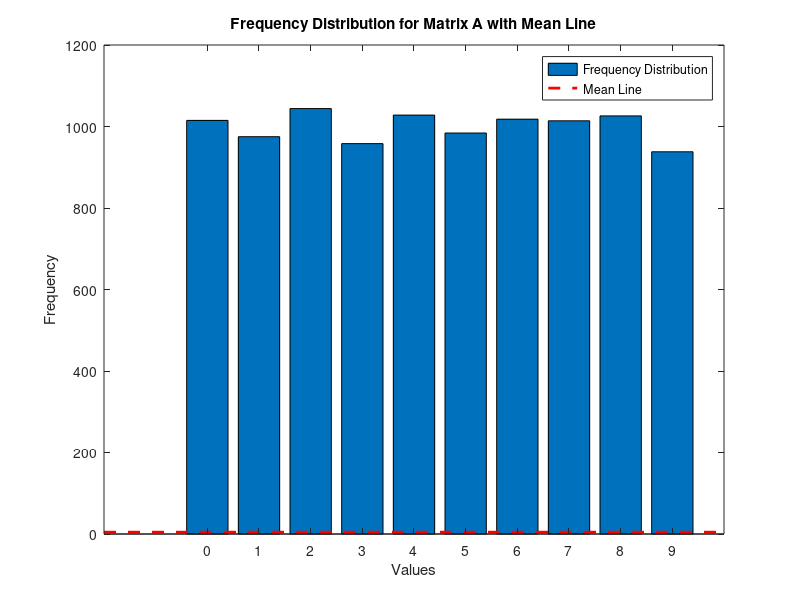
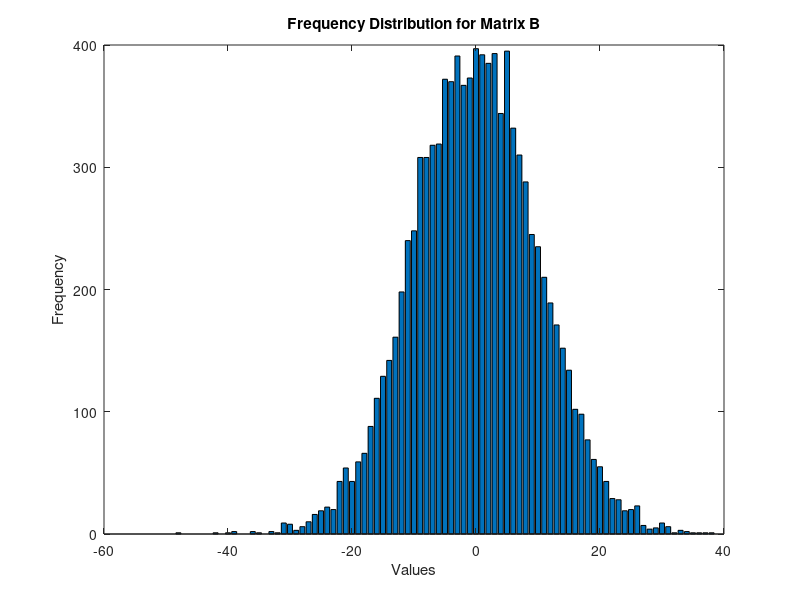
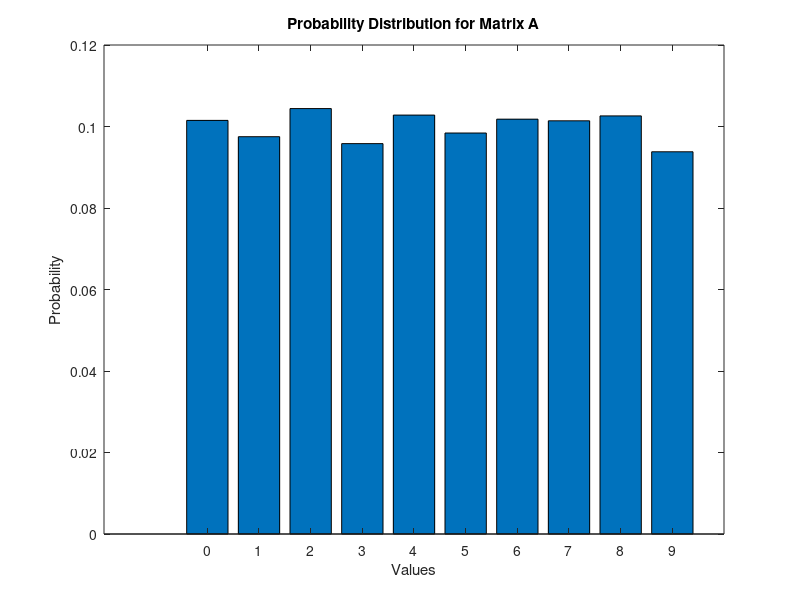
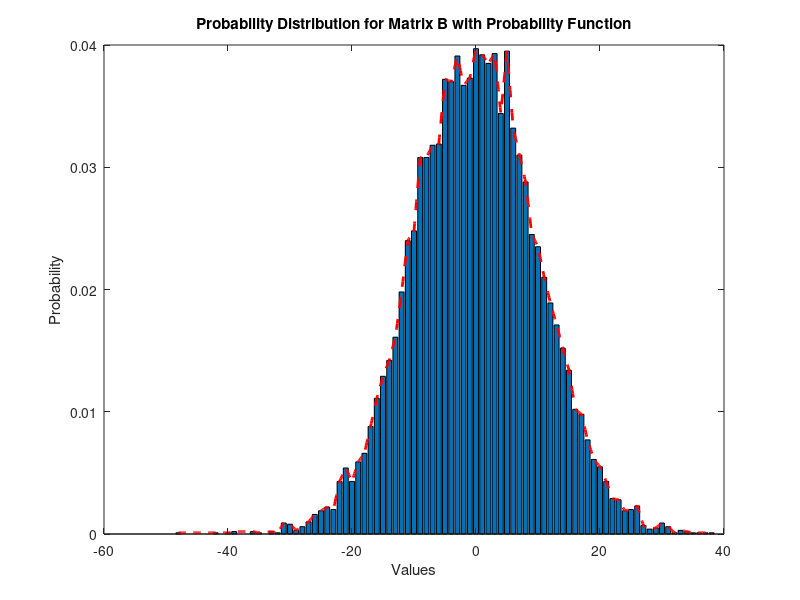

These figures' MATLAB source, in order:
%Exercise 1
N = 100;

%Fix Rand value
rand("seed", 50);
randn("seed", 50);

% fix for A because the decimal value to go to nearest integer. Round for B because the decimal point value is important in Normal Distribution

% Generate a matrix that is uniformly distributed from interval [0,10)
A = fix(rand(N,N) * 10);

% Generate a matrix that is normally distributed with mean of 0 and standard diviation of 10
mu= 0;
std_B = 10;
B = round(mu + std_B * randn(N,N));

% calculate the min and max for A and B

amin = min(A(:));
amax = max(A(:));

bmin= min(B(:));
bmax= max(B(:));


% find frequency of each element in Matrix A
Afrequencies = [];
Bfrequencies = [];

% we get all the unique elements in Matrix A and then we linearize the matrix
unique_A = unique(A(:));
for elementA = unique_A'
  indices = find(A == elementA);
  frequency = length(indices);
  Afrequencies = [Afrequencies, frequency];
end

%disp("Frequency of each element in A:");
%disp(Afrequencies);

figure(1)
bar(unique(A), Afrequencies);
title('Frequency Distribution for Matrix A');
xlabel('Values');
ylabel('Frequency');
hold on;

mean_a = mean(A(:));

% Plot the mean as a horizontal line
line(xlim, [mean_a, mean_a], 'Color', 'red', 'LineStyle', '--', 'LineWidth', 2);

% Labeling and title
title('Frequency Distribution for Matrix A with Mean Line');
xlabel('Values');
ylabel('Frequency');
legend('Frequency Distribution', 'Mean Line');


% find frequency of each element in Matrix B
Bfrequencies = [];

% we get all the unique elements in Matrix B and then we linearize the matrix
unique_B= unique(B(:));
for elementB = unique_B'
  indices = find(B == elementB);
  frequency = length(indices);
  Bfrequencies = [Bfrequencies, frequency];
end

%disp("Frequency of each element B");
%disp(Bfrequencies);

figure(2)
bar(unique(B), Bfrequencies);
title('Frequency Distribution for Matrix B');
xlabel('Values');
ylabel('Frequency');


% Calculate relative frequencies (probabilities)
prob_a = Afrequencies / sum(Afrequencies);
prob_b = Bfrequencies / sum(Bfrequencies);


% Figure 3: Probability distribution for Matrix A
figure(3);
bar(unique(A), prob_a);
title('Probability Distribution for Matrix A');
xlabel('Values');
ylabel('Probability');

% Figure 4: Probability distribution for Matrix B
figure(4);
bar(unique(B), prob_b);
title('Probability Distribution for Matrix B');
xlabel('Values');
ylabel('Probability');
hold on;

abscissa_values = bmin:0.1:bmax;

line(abscissa_values, interp1(unique(B(:)), prob_b, abscissa_values, 'linear', 'extrap'), 'Color', 'red', 'LineStyle', '--', 'LineWidth', 2);

% Title and labels
title('Probability Distribution for Matrix B with Probability Function');
xlabel('Values');
ylabel('Probability');

% Check if probabilities sum up to 1
disp(['Sum of probabilities for matrix B: ', num2str(sum(prob_b))]);

lower_limit = mu - std_B;
upper_limit = mu + std_B;


 disp(['Interval [ -s, s]: [', num2str(lower_limit), ', ', num2str(upper_limit), ']']);


% Plot histogram for matrix B with the interval [ -s, s]
figure;
hist(B(:), 20); % Use 20 bins for the histogram
hold on;

% Plot vertical lines for the interval [ -s, s]
line([lower_limit, lower_limit], ylim, 'Color', 'red', 'LineStyle', '--', 'LineWidth', 2);
line([upper_limit, upper_limit], ylim, 'Color', 'red', 'LineStyle', '--', 'LineWidth', 2);

% Title and labels
title('Histogram for Matrix B with [ -s, s] Interval');
xlabel('Values');
ylabel('Frequency');

% 95.5% of all elements in B lie in the interval [ -2s, 2s]

lower_limit = 2 * (mu - std_B);
upper_limit =2  * (mu + std_B);

 disp(['Interval [ -s, s]: [', num2str(lower_limit), ', ', num2str(upper_limit), ']']);


% Plot histogram for matrix B with the interval [ -s, s]
figure;
hist(B(:), 20); % Use 20 bins for the histogram
hold on;

% Plot vertical lines for the interval [ -s, s]
line([lower_limit, lower_limit], ylim, 'Color', 'red', 'LineStyle', '--', 'LineWidth', 2);
line([upper_limit, upper_limit], ylim, 'Color', 'red', 'LineStyle', '--', 'LineWidth', 2);

% Title and labels
title('Histogram for Matrix B with [ -s, s] Interval');
xlabel('Values');
ylabel('Frequency');


% 99.7% of all elements in B lie in the interval [ -2s, 2s]

lower_limit = 3 * (mu - std_B);
upper_limit =3  * (mu + std_B);

 disp(['Interval [ -s, s]: [', num2str(lower_limit), ', ', num2str(upper_limit), ']']);


% Plot histogram for matrix B with the interval [ -s, s]
figure;
hist(B(:), 20); % Use 20 bins for the histogram
hold on;

% Plot vertical lines for the interval [ -s, s]
line([lower_limit, lower_limit], ylim, 'Color', 'red', 'LineStyle', '--', 'LineWidth', 2);
line([upper_limit, upper_limit], ylim, 'Color', 'red', 'LineStyle', '--', 'LineWidth', 2);

% Title and labels
title('Histogram for Matrix B with [ -s, s] Interval');
xlabel('Values');
ylabel('Frequency');

